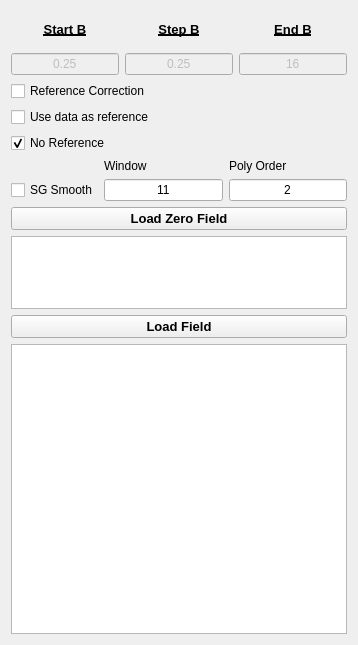
          <widget class="QWidget" name="Reference">
           <attribute name="title">
            <string>Reference</string>
           </attribute>
           <layout class="QGridLayout" name="gridLayout_4">
            <item row="0" column="0">
             <layout class="QVBoxLayout" name="verticalLayout_4" stretch="1,1,1,0,0,0,1,2,1,8">
              <item>
               <layout class="QHBoxLayout" name="horizontalLayout_10">
                <item>
                 <widget class="QLabel" name="label_9">
                  <property name="font">
                   <font>
                    <pointsize>10</pointsize>
                    <weight>75</weight>
                    <bold>true</bold>
                    <underline>true</underline>
                   </font>
                  </property>
                  <property name="text">
                   <string>Start B</string>
                  </property>
                  <property name="alignment">
                   <set>Qt::AlignCenter</set>
                  </property>
                 </widget>
                </item>
                <item>
                 <widget class="QLabel" name="label_10">
                  <property name="font">
                   <font>
                    <pointsize>10</pointsize>
                    <weight>75</weight>
                    <bold>true</bold>
                    <underline>true</underline>
                   </font>
                  </property>
                  <property name="text">
                   <string>Step B</string>
                  </property>
                  <property name="alignment">
                   <set>Qt::AlignCenter</set>
                  </property>
                 </widget>
                </item>
                <item>
                 <widget class="QLabel" name="label_11">
                  <property name="font">
                   <font>
                    <pointsize>10</pointsize>
                    <weight>75</weight>
                    <bold>true</bold>
                    <underline>true</underline>
                   </font>
                  </property>
                  <property name="text">
                   <string>End B</string>
                  </property>
                  <property name="alignment">
                   <set>Qt::AlignCenter</set>
                  </property>
                 </widget>
                </item>
               </layout>
              </item>
              <item>
               <layout class="QHBoxLayout" name="horizontalLayout_11">
                <item>
                 <widget class="QLineEdit" name="lineEdit_BStart_2">
                  <property name="enabled">
                   <bool>false</bool>
                  </property>
                  <property name="text">
                   <string>0.25</string>
                  </property>
                  <property name="alignment">
                   <set>Qt::AlignCenter</set>
                  </property>
                 </widget>
                </item>
                <item>
                 <widget class="QLineEdit" name="lineEdit_BStep_2">
                  <property name="enabled">
                   <bool>false</bool>
                  </property>
                  <property name="text">
                   <string>0.25</string>
                  </property>
                  <property name="alignment">
                   <set>Qt::AlignCenter</set>
                  </property>
                 </widget>
                </item>
                <item>
                 <widget class="QLineEdit" name="lineEdit_BEnd_2">
                  <property name="enabled">
                   <bool>false</bool>
                  </property>
                  <property name="text">
                   <string>16</string>
                  </property>
                  <property name="alignment">
                   <set>Qt::AlignCenter</set>
                  </property>
                 </widget>
                </item>
               </layout>
              </item>
              <item>
               <widget class="QCheckBox" name="checkBox_RefCorr">
                <property name="enabled">
                 <bool>true</bool>
                </property>
                <property name="text">
                 <string>Reference Correction</string>
                </property>
                <attribute name="buttonGroup">
                 <string notr="true">buttonGroup_Reference</string>
                </attribute>
               </widget>
              </item>
              <item>
               <widget class="QCheckBox" name="checkBox_RefData">
                <property name="enabled">
                 <bool>true</bool>
                </property>
                <property name="text">
                 <string>Use data as reference</string>
                </property>
                <attribute name="buttonGroup">
                 <string notr="true">buttonGroup_Reference</string>
                </attribute>
               </widget>
              </item>
              <item>
               <widget class="QCheckBox" name="checkBox_RefNo">
                <property name="enabled">
                 <bool>true</bool>
                </property>
                <property name="text">
                 <string>No Reference</string>
                </property>
                <property name="checked">
                 <bool>true</bool>
                </property>
                <attribute name="buttonGroup">
                 <string notr="true">buttonGroup_Reference</string>
                </attribute>
               </widget>
              </item>
              <item>
               <layout class="QGridLayout" name="gridLayout_8">
                <item row="1" column="0">
                 <widget class="QCheckBox" name="checkBox_RefSG">
                  <property name="enabled">
                   <bool>true</bool>
                  </property>
                  <property name="text">
                   <string>SG Smooth</string>
                  </property>
                 </widget>
                </item>
                <item row="0" column="1">
                 <widget class="QLabel" name="label_27">
                  <property name="text">
                   <string>Window</string>
                  </property>
                 </widget>
                </item>
                <item row="0" column="2">
                 <widget class="QLabel" name="label_28">
                  <property name="text">
                   <string>Poly Order</string>
                  </property>
                 </widget>
                </item>
                <item row="1" column="2">
                 <widget class="QLineEdit" name="lineEdit_SG_Poly">
                  <property name="text">
                   <string>2</string>
                  </property>
                  <property name="alignment">
                   <set>Qt::AlignCenter</set>
                  </property>
                 </widget>
                </item>
                <item row="1" column="1">
                 <widget class="QLineEdit" name="lineEdit_SG_Window">
                  <property name="text">
                   <string>11</string>
                  </property>
                  <property name="alignment">
                   <set>Qt::AlignCenter</set>
                  </property>
                 </widget>
                </item>
               </layout>
              </item>
              <item>
               <widget class="QPushButton" name="button_0Ta0T_R">
                <property name="font">
                 <font>
                  <pointsize>10</pointsize>
                  <weight>75</weight>
                  <bold>true</bold>
                 </font>
                </property>
                <property name="text">
                 <string>Load Zero Field</string>
                </property>
               </widget>
              </item>
              <item>
               <widget class="QListWidget" name="listWidget_ZeroField_R">
                <property name="font">
                 <font>
                  <pointsize>8</pointsize>
                  <weight>50</weight>
                  <bold>false</bold>
                 </font>
                </property>
               </widget>
              </item>
              <item>
               <widget class="QPushButton" name="button_field_R">
                <property name="font">
                 <font>
                  <pointsize>10</pointsize>
                  <weight>75</weight>
                  <bold>true</bold>
                 </font>
                </property>
                <property name="text">
                 <string>Load Field</string>
                </property>
               </widget>
              </item>
              <item>
               <widget class="QListWidget" name="listWidget_Field_R">
                <property name="font">
                 <font>
                  <pointsize>8</pointsize>
                  <weight>50</weight>
                  <bold>false</bold>
                 </font>
                </property>
               </widget>
              </item>
             </layout>
            </item>
           </layout>
          </widget>
